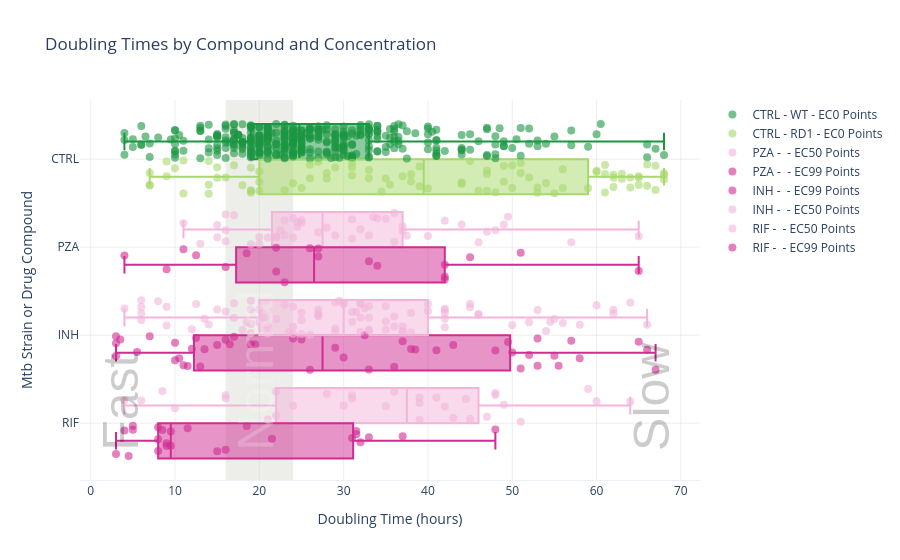

The cell this chart's notebook holds for it:
### Code cell
# Create the main boxplot + stripplot
fig = go.Figure()

### Aesthetic shit ###
########################################################################################
# Add shaded regions
fig.add_shape(
    type="rect",
    xref="x", yref="paper",
    x0=0, x1=bins[1],
    y0=0, y1=1,
    fillcolor=colors['Fast'],
    opacity=0.4,
    layer="below",
    line_width=0,
)
fig.add_shape(
    type="rect",
    xref="x", yref="paper",
    x0=bins[1], x1=bins[2],
    y0=0, y1=1,
    fillcolor=colors['Normal'],
    opacity=0.4,
    layer="below",
    line_width=0,
)
fig.add_shape(
    type="rect",
    xref="x", yref="paper",
    x0=bins[2], x1=70,
    y0=0, y1=1,
    fillcolor=colors['Slow'],
    opacity=0.4,
    layer="below",
    line_width=0,
)
fig.add_annotation(
    text='Fast',          # Text label
    x=0,                  # X-coordinate
    y=-0.5,                  # Y-coordinate
    textangle=270,        # Rotate the text 270 degrees
    showarrow=False,      # Remove the arrow
    font=dict(
        size=50,          # Set font size to make it much bigger
        color="rgba(0, 0, 0, 0.2)",  # Set text color with opacity (50% transparency)
        family="Arial"
    ),
    xanchor="left",     # Horizontal alignment
    yanchor="bottom"      # Vertical alignment
)
fig.add_annotation(
    text='Normal',          # Text label
    x=bins[1],                  # X-coordinate
    y=-0.5,                  # Y-coordinate
    textangle=270,        # Rotate the text 270 degrees
    showarrow=False,      # Remove the arrow
    font=dict(
        size=50,          # Set font size to make it much bigger
        color="rgba(255, 255, 255, 0.2)",  # Set text color with opacity (50% transparency)
        family="Arial"
    ),
    xanchor="left",     # Horizontal alignment
    yanchor="bottom"      # Vertical alignment
)
fig.add_annotation(
    text='Slow',          # Text label
    x=70*0.9,                  # X-coordinate
    y=-0.5,                  # Y-coordinate
    textangle=270,        # Rotate the text 270 degrees
    showarrow=False,      # Remove the arrow
    font=dict(
        size=50,          # Set font size to make it much bigger
        color="rgba(0, 0, 0, 0.2)",  # Set text color with opacity (50% transparency)
        family="Arial"
    ),
    xanchor="left",     # Horizontal alignment
    yanchor="bottom"      # Vertical alignment
)
########################################################################################


# Add boxplots and scatter points with jitter
for compound in ['CTRL', 'PZA', 'INH', 'RIF']:
    compound_data = subset_df[subset_df['Mtb Strain or Drug Compound'] == compound]

    # Get the unique concentrations and CTRL types for this compound
    concentrations = compound_data['Concentration'].unique()
    ctrl_types = compound_data['CTRL Type'].unique() if compound == 'CTRL' else [None]

    for ctrl_type in ctrl_types:
        ctrl_type_data = compound_data[compound_data['CTRL Type'] == ctrl_type] if ctrl_type else compound_data

        for concentration in concentrations:
            data = ctrl_type_data[ctrl_type_data['Concentration'] == concentration]

            if data.empty:
                continue  # Skip if there's no data

            # Define the color for each iteration
            if compound == 'CTRL':
                color = colors.get(ctrl_type, 'gray')  # Use 'WT' or 'RD1' as keys in the colors dict
            else:
                color = colors.get(concentration, 'gray')  # Use concentration (e.g., 'EC50', 'EC99') as keys in the colors dict


            # Get the base numeric position for the compound
            base_y_position = category_mapping[compound]

            # Apply offsets for both CTRL type and concentration
            y_position = (
                base_y_position
                + vertical_offsets.get(ctrl_type, 0)  # Offset for CTRL type (WT or RD1)
                + vertical_offsets.get(concentration, 0)  # Offset for concentration (EC50, EC99)
            )

            # Add jitter
            jitter = np.random.uniform(-vertical_offset, vertical_offset, size=len(data))  # Adjust the jitter range as needed

            # Define a label for the trace
            label = f"{compound} - {ctrl_type or ''} - {concentration or ''}".strip(" - ")

            # Boxplot
            fig.add_trace(go.Box(
                x=data['Doubling Times'],
                y=[y_position] * len(data),  # Adjusted y-position
                name=f"{label} Box",
                marker_color=color,
                boxmean=False,
                orientation="h", 
                width = 0.6,
                boxpoints=False,  # Turn off outlier points
                showlegend=False
            ))

            # Strip Plot
            fig.add_trace(go.Scatter(
                x=data['Doubling Times'],
                y=[y_position + jitter[i] for i in range(len(data))],  # Add jitter
                mode='markers',
                name=f"{label} Points",
                marker=dict(
                    color=color,
                    size=8,
                    opacity=0.6
                ),
                hoverinfo="text",
                text=[
                    f"<b>Doubling Time:</b> {x:.2f}<br><b>Compound:</b> {compound}<br><b>CTRL Type:</b> {ctrl_type}<br><b>Concentration:</b> {concentration}<br><b>Video:</b> <a href='{video}' target='_blank'>Click to View</a>"
                    for x, video in zip(data['Doubling Times'], data['Video Link'])
                ]
            ))

# Update y-axis to reflect string labels
fig.update_yaxes(
    tickvals=[category_mapping[category] for category in categories],  # Numeric positions
    ticktext=categories  # Original string labels
)

# Update layout with increased height
fig.update_layout(
    title="Doubling Times by Compound and Concentration",
    height=len(categories) * 200,  # Adjust height dynamically
    xaxis=dict(
        title="Doubling Time (hours)",
        gridcolor='rgba(200,200,200,0.3)',
        showline=True,
        zeroline=False
    ),
    yaxis=dict(
        title="Mtb Strain or Drug Compound",
        gridcolor='rgba(200,200,200,0.3)',
        showline=False
    ),
    hovermode="closest",
    template="plotly_white",
)
# Show the plot
fig.show()
